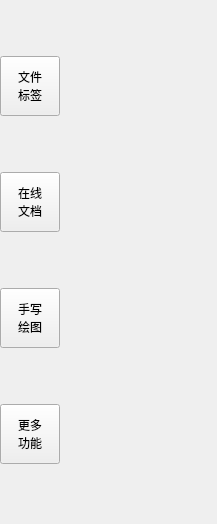
<?xml version="1.0" encoding="UTF-8"?>
<ui version="4.0">
 <class>WidgetFunctional</class>
 <widget class="QWidget" name="WidgetFunctional">
  <property name="geometry">
   <rect>
    <x>0</x>
    <y>0</y>
    <width>217</width>
    <height>524</height>
   </rect>
  </property>
  <property name="windowTitle">
   <string>Form</string>
  </property>
  <widget class="QWidget" name="verticalLayoutWidget">
   <property name="geometry">
    <rect>
     <x>0</x>
     <y>0</y>
     <width>141</width>
     <height>521</height>
    </rect>
   </property>
   <layout class="QVBoxLayout" name="verticalLayout">
    <property name="spacing">
     <number>0</number>
    </property>
    <property name="leftMargin">
     <number>0</number>
    </property>
    <property name="rightMargin">
     <number>0</number>
    </property>
    <item>
     <widget class="QPushButton" name="pushButton_1">
      <property name="sizePolicy">
       <sizepolicy hsizetype="Minimum" vsizetype="Minimum">
        <horstretch>0</horstretch>
        <verstretch>0</verstretch>
       </sizepolicy>
      </property>
      <property name="maximumSize">
       <size>
        <width>60</width>
        <height>60</height>
       </size>
      </property>
      <property name="text">
       <string>文件
标签</string>
      </property>
      <property name="icon">
       <iconset resource="res.qrc">
        <normaloff>:/usedimage/list.svg</normaloff>:/usedimage/list.svg</iconset>
      </property>
     </widget>
    </item>
    <item>
     <widget class="QPushButton" name="pushButton_2">
      <property name="sizePolicy">
       <sizepolicy hsizetype="Minimum" vsizetype="Minimum">
        <horstretch>0</horstretch>
        <verstretch>0</verstretch>
       </sizepolicy>
      </property>
      <property name="maximumSize">
       <size>
        <width>60</width>
        <height>60</height>
       </size>
      </property>
      <property name="text">
       <string>在线
文档</string>
      </property>
      <property name="icon">
       <iconset resource="res.qrc">
        <normaloff>:/usedimage/user.svg</normaloff>:/usedimage/user.svg</iconset>
      </property>
     </widget>
    </item>
    <item>
     <widget class="QPushButton" name="pushButton_3">
      <property name="sizePolicy">
       <sizepolicy hsizetype="Minimum" vsizetype="Minimum">
        <horstretch>0</horstretch>
        <verstretch>0</verstretch>
       </sizepolicy>
      </property>
      <property name="maximumSize">
       <size>
        <width>60</width>
        <height>60</height>
       </size>
      </property>
      <property name="text">
       <string>手写
绘图</string>
      </property>
      <property name="icon">
       <iconset resource="res.qrc">
        <normaloff>:/usedimage/picture.svg</normaloff>:/usedimage/picture.svg</iconset>
      </property>
     </widget>
    </item>
    <item>
     <widget class="QPushButton" name="pushButton_4">
      <property name="sizePolicy">
       <sizepolicy hsizetype="Minimum" vsizetype="Minimum">
        <horstretch>0</horstretch>
        <verstretch>0</verstretch>
       </sizepolicy>
      </property>
      <property name="maximumSize">
       <size>
        <width>60</width>
        <height>60</height>
       </size>
      </property>
      <property name="text">
       <string>更多
功能</string>
      </property>
      <property name="icon">
       <iconset resource="res.qrc">
        <normaloff>:/usedimage/go.svg</normaloff>:/usedimage/go.svg</iconset>
      </property>
     </widget>
    </item>
   </layout>
  </widget>
 </widget>
 <resources>
  <include location="res.qrc"/>
 </resources>
 <connections/>
</ui>
